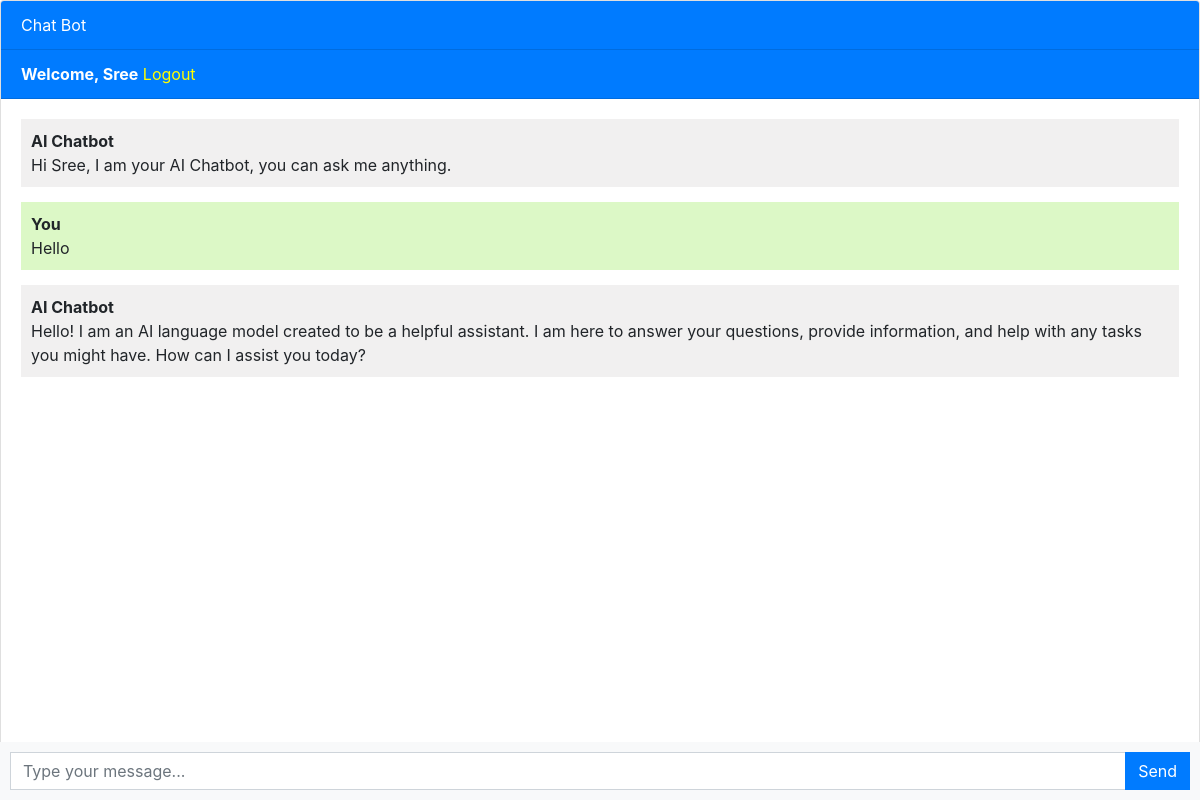
Screenshot of / (signed in) with the database file from the repository.
### chatbot/models.py (models this page shows, shortened)
class Chat(models.Model):
    user = models.ForeignKey(User, on_delete=models.CASCADE)
    message = models.TextField()
    response = models.TextField()
    created_at = models.DateTimeField(auto_now_add=True)

### chatbot/views.py (the view)
# urls.py: path('', views.chatbot, name='chatbot'),
@login_required
def chatbot(request):
    chats = Chat.objects.filter(user=request.user)
    if request.method == 'POST':
        message = request.POST.get('message')
        response = ask_openai(message)
        chat = Chat(user=request.user, message=message, response=response, created_at=timezone.now())
        chat.save()
        return JsonResponse({'message': message, 'response': response})
    return render(request, 'chatbot.html', {'chats': chats})

### templates/chatbot.html (shortened to what this page needs)
{% extends 'base.html' %}
{% block content %}
<div class="chat-container">
  <div class="card flex-grow-1">
    <div class="card-header bg-primary text-white">Chat Bot</div>
    {% if user.is_authenticated %}
    <div class="card-header bg-primary text-white"><b>Welcome, {{user.username}}</b>   <a style="color: yellow;" href="login">Logout</a></div>
    {% else %}
    <div class="card-header bg-primary text-white"><a style="color: yellow" href="login">Login</a>   <a style="color: yellow;" href="register">Register</a></div>
    {% endif %}
    <div class="card-body messages-box">
      <ul class="list-unstyled messages-list">
       <li class="message received">
          <div class="message-text">
            <div class="message-sender">
              <b>AI Chatbot</b>
            </div>
            <div class="message-content">
              Hi {{user.username}}, I am your AI Chatbot, you can ask me anything.
            </div>
          </div>
        </li>
        {% for chat in chats %}
          {% if chat.user == request.user %}
            <li class="message sent">
          <div class="message-text">
            <div class="message-sender">
              <b>You</b>
            </div>
            <div class="message-content">
              {{chat.message}}
            </div>
          </div>
        </li>
        <li class="message received">
          <div class="message-text">
            <div class="message-sender">
              <b>AI Chatbot</b>
            </div>
            <div class="message-content">
              {{chat.response}}
            </div>
          </div>
        </li>
          {% endif %}
        {% endfor %}
      </ul>
    </div>
    <br><br>
    <br><br>
    <br><br>
  </div>
  <form class="message-form">
    <div class="input-group">
      <input type="text" class="form-control message-input" placeholder="Type your message...">
      <div class="input-group-append">
        <button type="submit" class="btn btn-primary btn-send">Send</button>
      </div>
    </div>
  </form>
</div>
{% endblock %}

### templates/chatbot.html (style rules this page uses)
body, html { height: 100%; }
.messages-box { flex: 1; overflow-y: auto; }
.messages-list { padding-left: 0; }
.message { margin-bottom: 15px; list-style: none; }
.message-text { padding: 10px; border-radius: 5px; }
.sent { background-color: #dcf8c6; align-self: flex-end; }
.received { background-color: #f1f0f0; align-self: flex-start; }
.message-form { display: flex; position: fixed; bottom: 0; left: 0; right: 0; padding: 10px; background-color: #f8f9fa; }
.message-input { flex: 1; border-radius: 0; border-right: none; }
.btn-send { border-radius: 0; }
.chat-container { height: 100%; display: flex; flex-direction: column; }

### rows the page displays
Chat: message "Hello", response "Hello! I am an AI language model created to be a helpful assistant. I am here to answer your questions, provide information, and help with any tasks you might have. How can I assist you today?"

### other values shown
{{ user.username }} "Sree"
